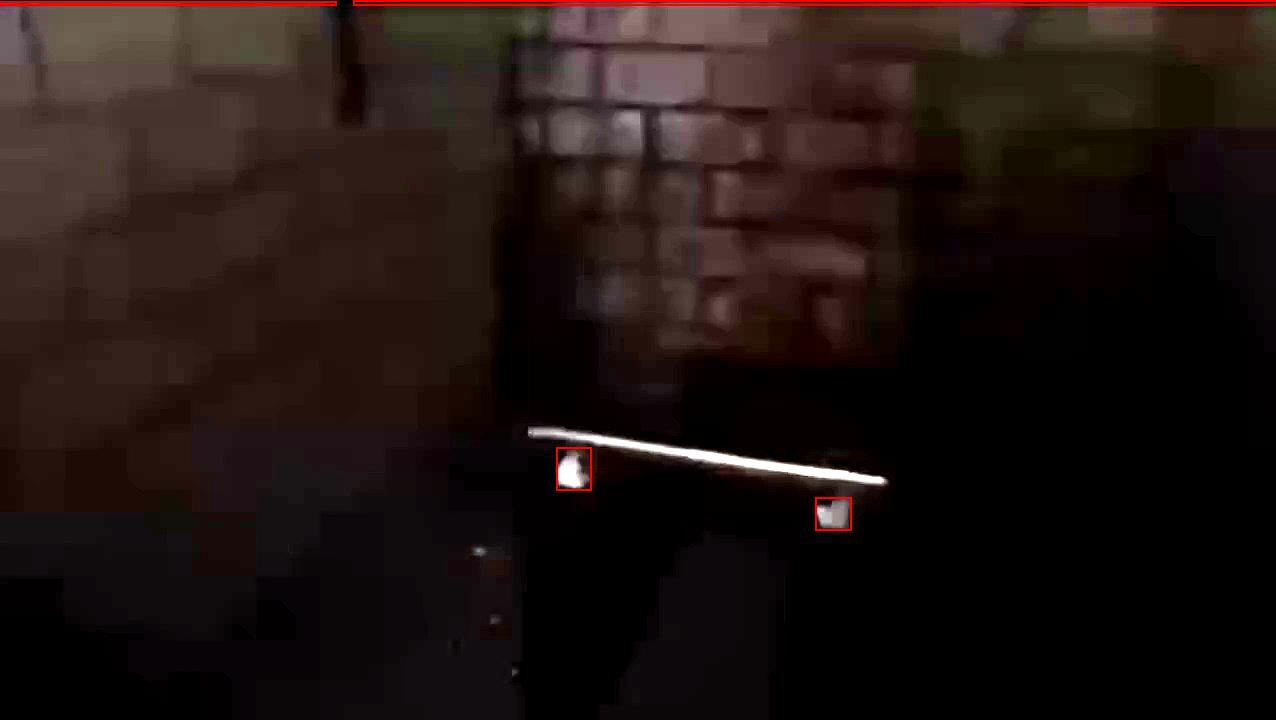
#> input picture data/enhanced/symbol_flicker_0021.jpg, 1276 x 720 px, found by its file name; its folder holds only this picture in this run
$ python rod_symbol_mapping.py
#> lines starting #> are read from the running program, lines starting #| are printed output that depends on the picture; after the words box and inside, x2 and y2 are one past the last pixel; in counts of white or black regions, pixels touching at a corner belong together
#> in load_symbols, img is the input picture: shape (720, 1276, 3); mean B, G, R 17.4, 20.1, 31.7
import cv2
import numpy as np
import os
from sklearn.cluster import KMeans
from collections import Counter

# Paths
ENHANCED_DIR = "enhanced"
CLUSTER_DIR = "symbol_clusters"
ANNOTATED_DIR = "annotated"
REPORT_FILE = "symbol_summary.txt"

os.makedirs(CLUSTER_DIR, exist_ok=True)
os.makedirs(ANNOTATED_DIR, exist_ok=True)

def preprocess(img):
    gray = cv2.cvtColor(img, cv2.COLOR_BGR2GRAY)
    blur = cv2.GaussianBlur(gray, (3, 3), 0)
    edges = cv2.Canny(blur, 80, 200)
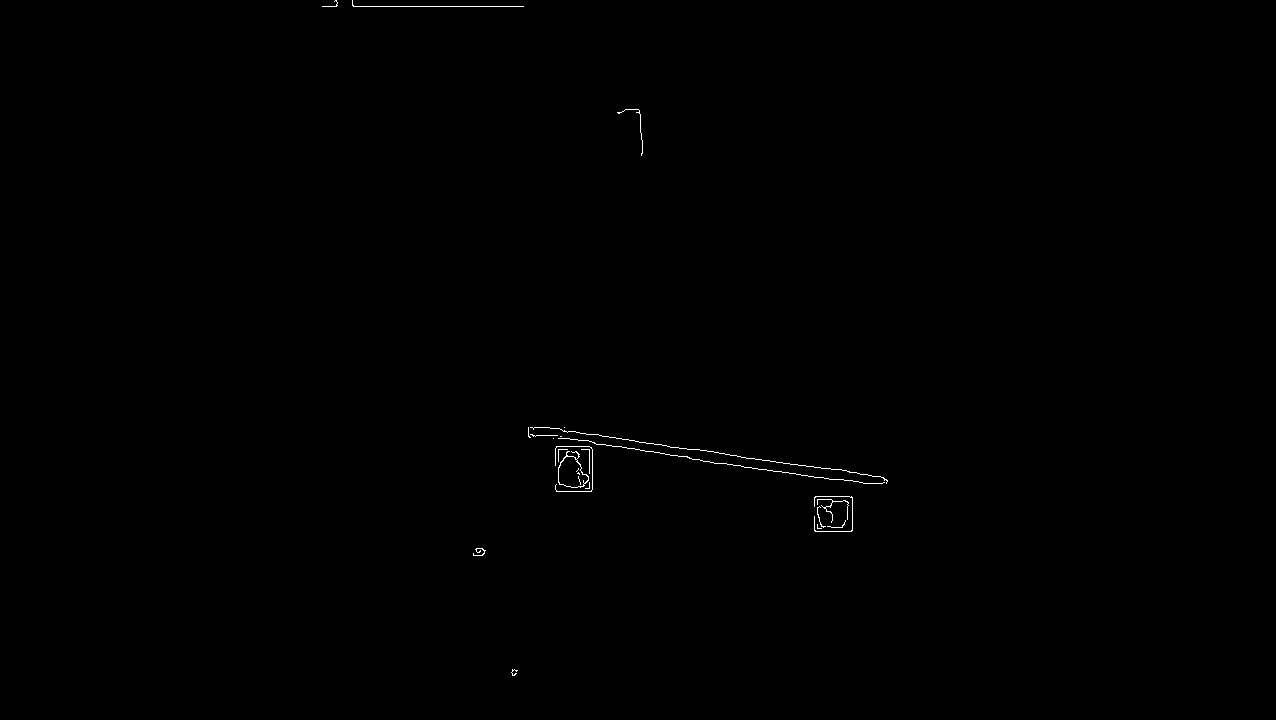
#> edges: shape (720, 1276); 0.19% white in thin lines or dots, all inside (x1, y1, x2, y2) = (322, 0, 888, 676)
    return edges

def extract_contours(img):
    contours, _ = cv2.findContours(img, cv2.RETR_EXTERNAL, cv2.CHAIN_APPROX_SIMPLE)
#> contours = 22 contours, 21 with area under 20; largest, box (x1, y1, x2, y2) and area: (558, 451, 589, 488) 685
    return [cv2.boundingRect(c) for c in contours if 10 < cv2.contourArea(c) < 1000]

def shape_signature(crop):
    resized = cv2.resize(crop, (32, 32))
    return resized.flatten() / 255.0

def load_symbols(folder):
    all_signatures = []
    for f in os.listdir(folder):
        if f.endswith((".jpg", ".png")):
            img = cv2.imread(os.path.join(folder, f))
            edges = preprocess(img)
            boxes = extract_contours(edges)
#> boxes = [(558, 451, 31, 37)]
            for (x, y, w, h) in boxes:
                roi = edges[y:y+h, x:x+w]
                sig = shape_signature(roi)
                all_signatures.append(sig)
#> this loop made 1 pass
#> pass 1, in load_symbols, `roi = edges[y:y+h, x:x+w]`:
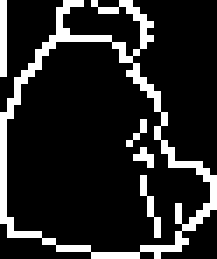
#> roi: shape (37, 31) (shown 7 times larger); 15.3% white in thin lines or dots
#> pass 1, in shape_signature, `resized = cv2.resize(crop, (32, 32))`:
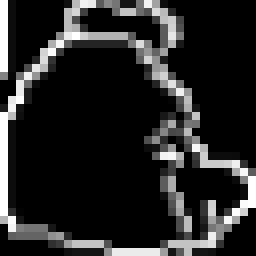
#> resized: shape (32, 32) (shown 8 times larger); min 0, max 255, mean 39
#> after the loop, all_signatures = 1 item
    return np.array(all_signatures)

print("🧩 Loading enhanced frames...")
symbols = load_symbols(ENHANCED_DIR)
print(f"🔹 {len(symbols)} symbol candidates detected")
#| 🔹 1 symbol candidates detected

if len(symbols) > 5:
    print("🔍 Clustering symbols...")
    kmeans = KMeans(n_clusters=5, random_state=42, n_init=10).fit(symbols)
    labels = kmeans.labels_

    counter = Counter(labels)
    with open(REPORT_FILE, "w", encoding="utf-8") as f:
        f.write("Symbol Cluster Summary:\n\n")
        for cluster, count in counter.items():
            f.write(f"Cluster {cluster}: {count} instances\n")

    # Optional pattern naming (very basic heuristic)
    pattern_names = {
        0: "△ Triangle / Delta / Fire",
        1: "⚡ Lines / Frequency",
        2: "✡ Star / Intersect",
        3: "🌀 Spiral / Energy Flow",
        4: "◯ Circle / Magnetic Field"
    }

    with open(REPORT_FILE, "a", encoding="utf-8") as f:
        f.write("\nPossible Correlations:\n")
        for cluster, name in pattern_names.items():
            f.write(f"Cluster {cluster}: {name}\n")

    print(f"✅ Clustering complete. Report saved to '{REPORT_FILE}'.")
else:
    print("⚠️ Not enough symbol samples for clustering.")

print("🎨 Annotating frames...")
for f in os.listdir(ENHANCED_DIR):
    if f.endswith((".jpg", ".png")):
        path = os.path.join(ENHANCED_DIR, f)
        img = cv2.imread(path)
        gray = cv2.cvtColor(img, cv2.COLOR_BGR2GRAY)
        edges = cv2.Canny(gray, 80, 200)
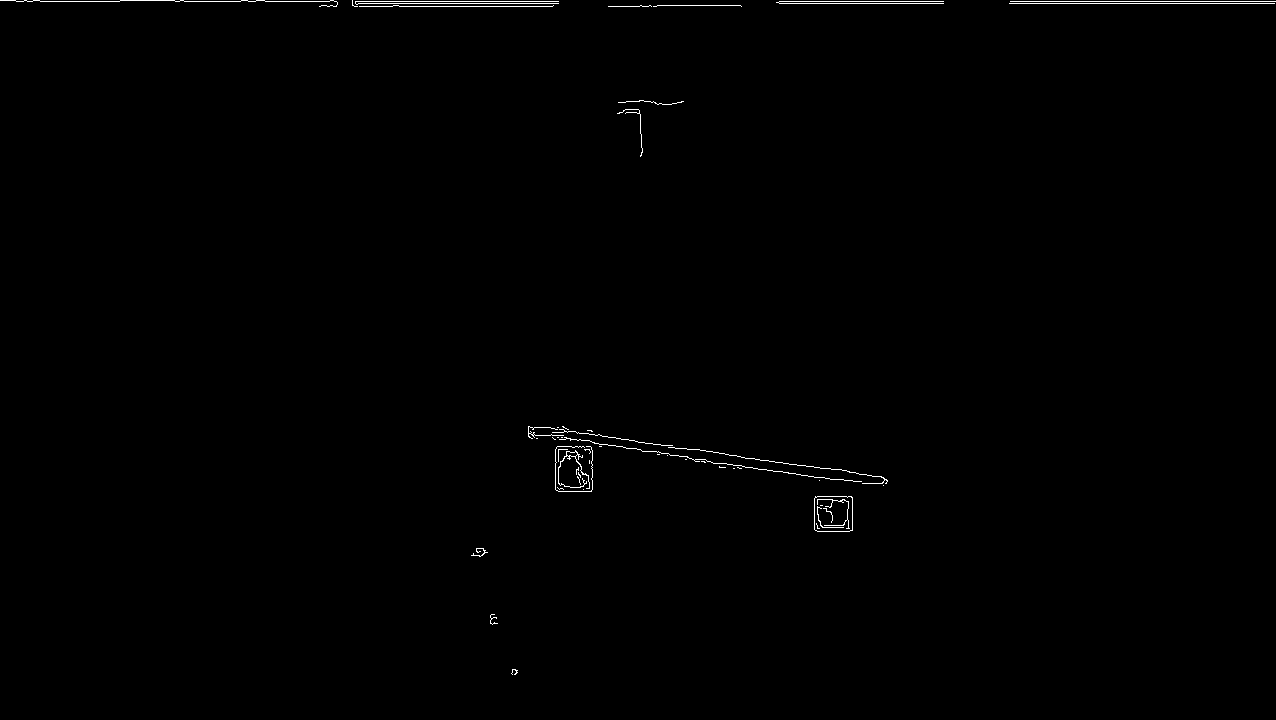
#> edges: shape (720, 1276); 0.42% white in thin lines or dots
        boxes = extract_contours(edges)
#> in extract_contours (call 2), `contours, _ = cv2.findContours(img, cv2.RETR_EXTERNAL, cv2.CHAIN_APPRO..`: contours = 46 contours, 44 with area under 20; largest, box (x1, y1, x2, y2) and area: (814, 496, 853, 532) 1320, (558, 450, 590, 489) 74
#> boxes = [(558, 450, 32, 39)]
        for (x, y, w, h) in boxes:
            cv2.rectangle(img, (x, y), (x+w, y+h), (0, 255, 0), 1)
#> this loop made 1 pass
        cv2.imwrite(os.path.join(ANNOTATED_DIR, f), img)

print("📁 Annotated frames saved in 'annotated/' folder.")
print("📄 Symbol mapping complete!")

$ run again, on data/enhanced/symbol_flicker_0066.jpg
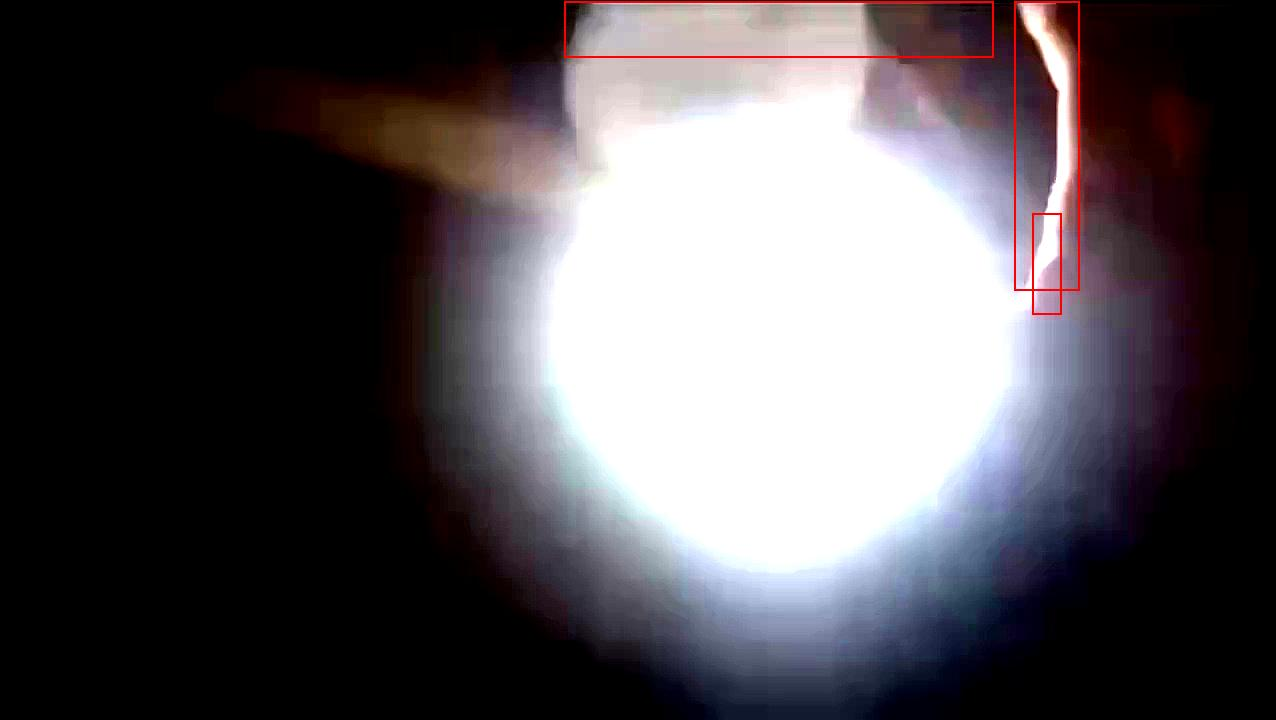
#> input picture data/enhanced/symbol_flicker_0066.jpg, 1276 x 720 px, found by its file name
#> in load_symbols, img is the input picture: shape (720, 1276, 3); mean B, G, R 84.6, 80.2, 84.6
#> contours = 22 contours, 19 with area under 20; largest, box (x1, y1, x2, y2) and area: (1034, 215, 1060, 289) 1825, (1034, 291, 1060, 313) 525, (1016, 1, 1078, 289) 42
#> in load_symbols, `boxes = extract_contours(edges)`: boxes = [(1034, 291, 26, 22), (568, 10, 23, 38), (1028, 5, 34, 51), (1016, 1, 62, 288)]
#> the loop in load_symbols, `for (x, y, w, h) in boxes:` made 4 passes
#> after the loop in load_symbols, `for (x, y, w, h) in boxes:`:
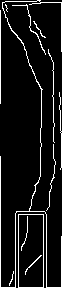
#> roi: shape (288, 62); 8.4% white in thin lines or dots
#> after the loop in load_symbols, `for (x, y, w, h) in boxes:`: all_signatures = 4 items
#| 🔹 4 symbol candidates detected
#> `edges = cv2.Canny(gray, 80, 200)`:
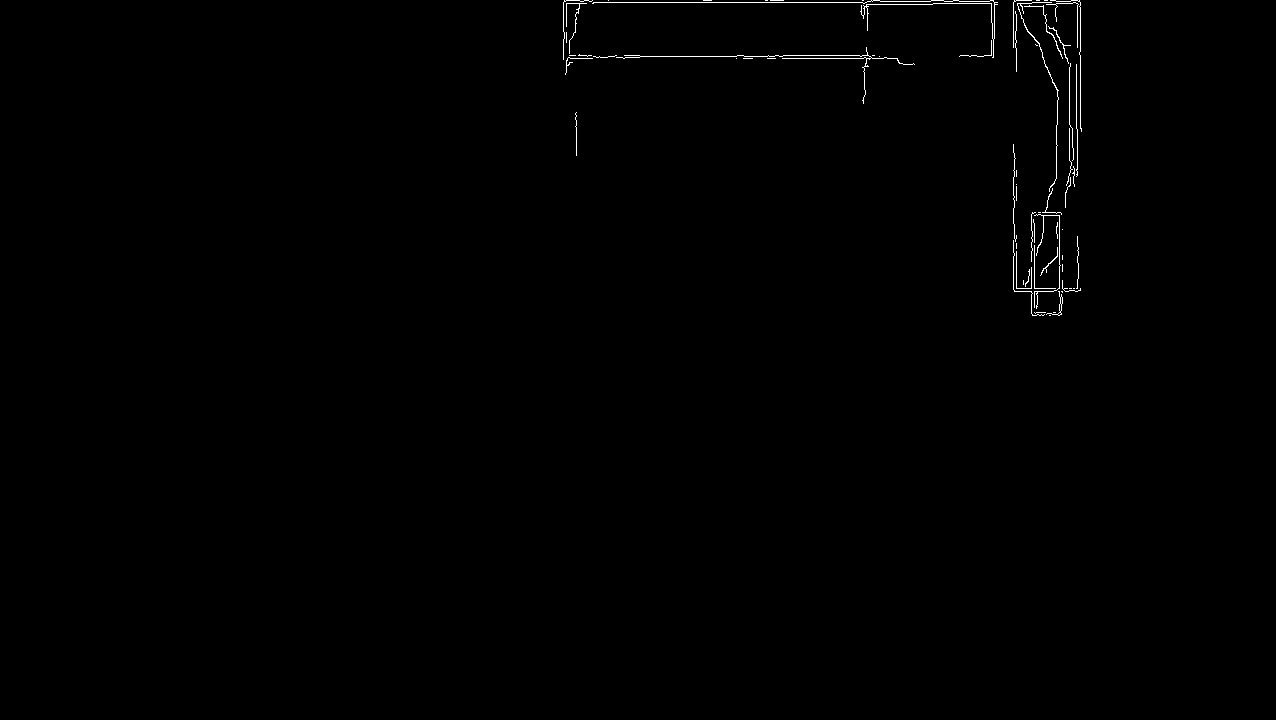
#> edges: shape (720, 1276); 0.41% white in thin lines or dots, all inside (x1, y1, x2, y2) = (563, 0, 1082, 316)
#> contours = 65 contours, 63 with area under 20; largest, box (x1, y1, x2, y2) and area: (1046, 291, 1063, 316) 36, (1017, 2, 1059, 192) 36
#> `boxes = extract_contours(edges)`: boxes = [(1046, 291, 17, 25), (1040, 247, 18, 29), (1048, 26, 23, 38), (1024, 5, 39, 54), (1017, 2, 42, 190), (592, 0, 406, 58)]
#> the loop `for (x, y, w, h) in boxes:` made 6 passes

$ run again, on data/enhanced/symbol_flicker_0068.jpg
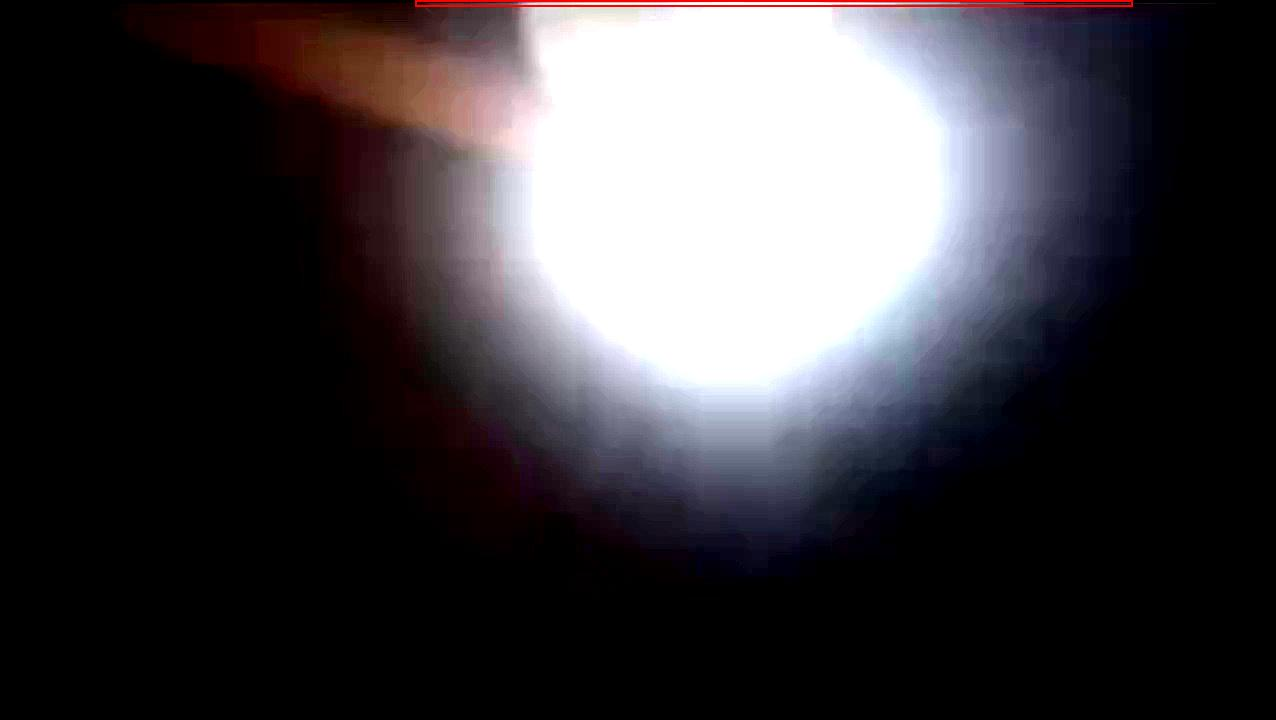
#> input picture data/enhanced/symbol_flicker_0068.jpg, 1276 x 720 px, found by its file name
#> in load_symbols, img is the input picture: shape (720, 1276, 3); mean B, G, R 63.1, 59.1, 62.3
#> in preprocess, `edges = cv2.Canny(blur, 80, 200)`:
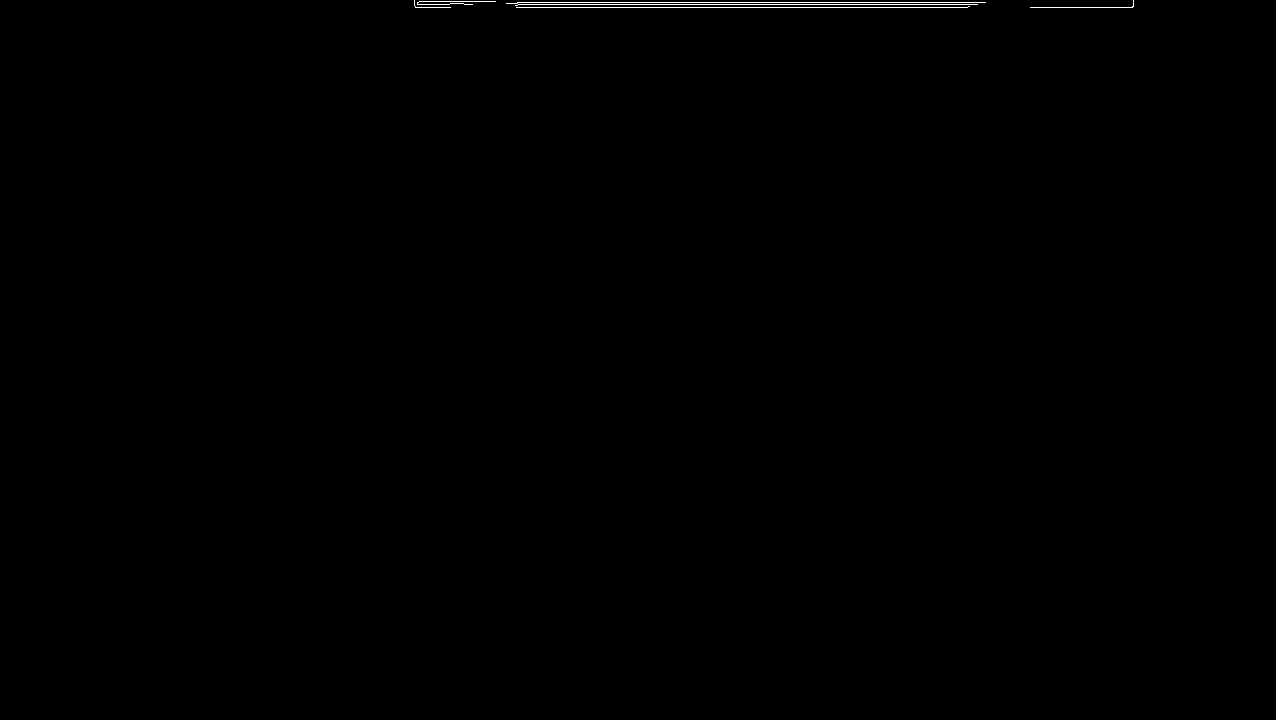
#> edges: shape (720, 1276); 0.18% white in thin lines or dots, all inside (x1, y1, x2, y2) = (414, 0, 1134, 8)
#> contours = 5 contours, all with area under 20
#> in load_symbols, `boxes = extract_contours(edges)`: boxes = []
#> symbols = empty array
#| 🔹 0 symbol candidates detected
#> `edges = cv2.Canny(gray, 80, 200)`:
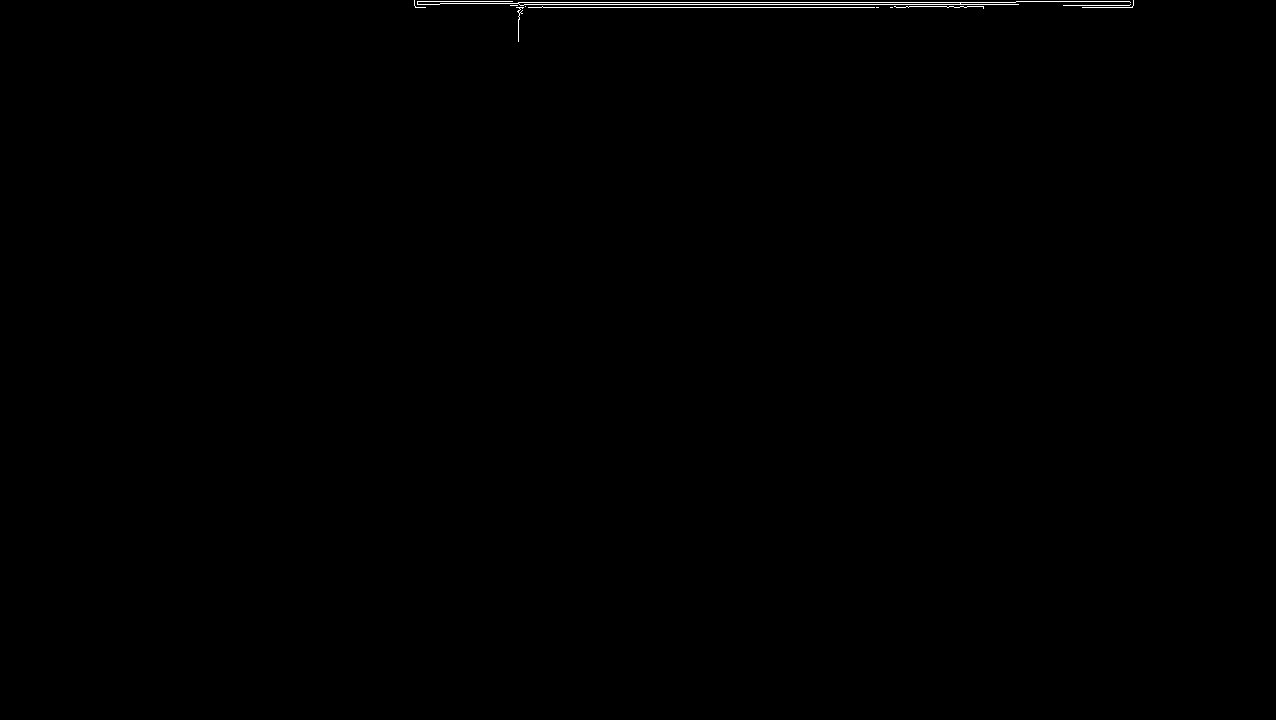
#> edges: shape (720, 1276); 0.21% white in thin lines or dots, all inside (x1, y1, x2, y2) = (414, 0, 1134, 42)
#> contours = 11 contours, 10 with area under 20; largest, box (x1, y1, x2, y2) and area: (417, 1, 1131, 6) 890
#> `boxes = extract_contours(edges)`: boxes = [(417, 1, 714, 5)]
#> the loop `for (x, y, w, h) in boxes:` made 1 pass
